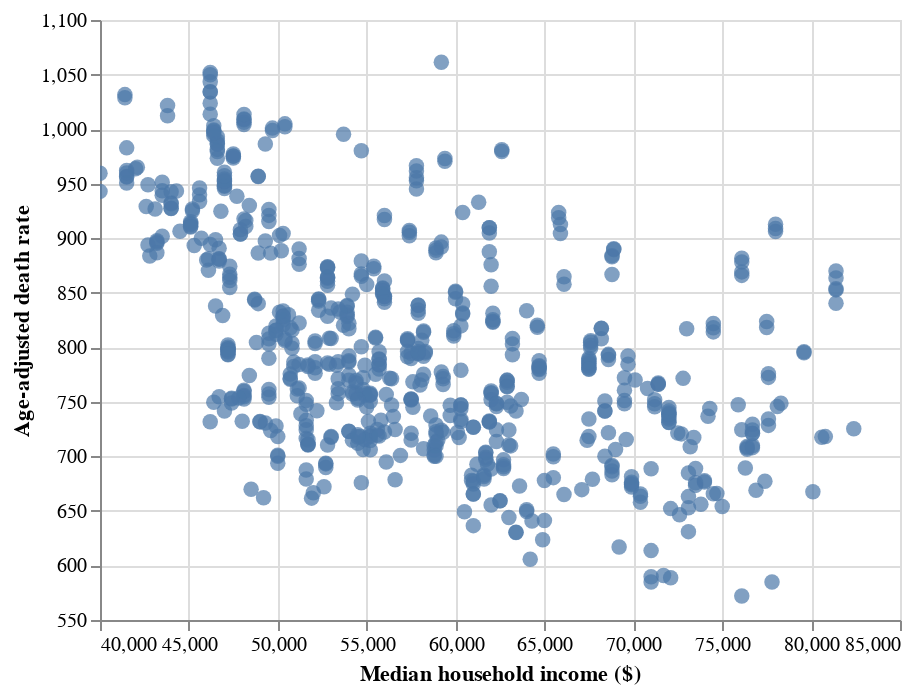

Source (notebook cell):
### Markdown cell above
To visualize the relation between age-adjusted death rate and median household income, we analyze scatterplots:

<a id='scatterplot_income'></a>

### Code cell
alt.Chart(df_explore_causes_summarized).mark_circle(size=60).encode(
    alt.X('median_household_income', title='Median household income ($)', scale = alt.Scale(zero = False)),
    alt.Y('age_adjusted_death_rate' , title='Age-adjusted death rate', scale = alt.Scale(zero = False)),
    tooltip = ['median_household_income', 'age_adjusted_death_rate']
).interactive()

### Figure 1 — Vega-Lite specification as saved in the notebook (floating-point values rounded to 4 significant figures; data arrays with more than 128 entries replaced by an {"elided": "..."} marker saying what was removed)
{"config": {"view": {"continuousWidth": 400, "continuousHeight": 300}}, "data": {"name": "data-2f7d914a0951197a17d40786ebed16a4"}, "mark": {"type": "circle", "size": 60}, "encoding": {"tooltip": [{"field": "median_household_income", "type": "quantitative"}, {"field": "age_adjusted_death_rate", "type": "quantitative"}], "x": {"field": "median_household_income", "scale": {"zero": false}, "title": "Median household income ($)", "type": "quantitative"}, "y": {"field": "age_adjusted_death_rate", "scale": {"zero": false}, "title": "Age-adjusted death rate", "type": "quantitative"}}, "selection": {"selector001": {"type": "interval", "bind": "scales", "encodings": ["x", "y"]}}, "$schema": "https://vega.github.io/schema/vega-lite/v4.17.0.json", "datasets": {"data-2f7d914a0951197a17d40786ebed16a4": {"elided": "675 records"}}}
